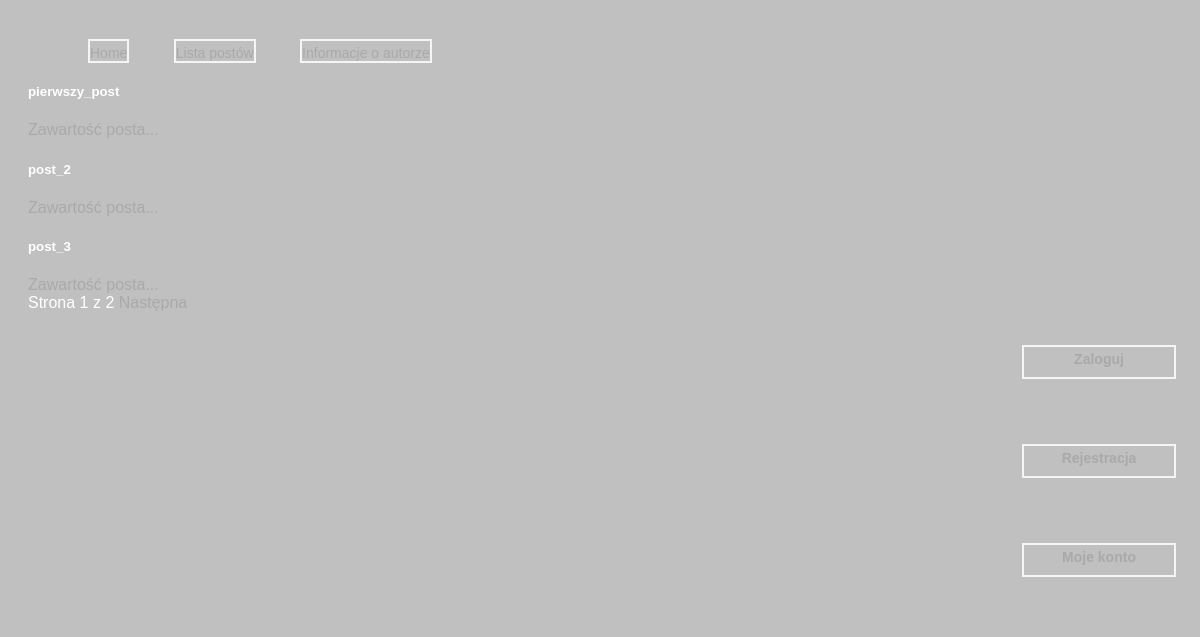
The page /news/news/list/ on the database its author committed.
### news/models.py (models this page shows)
class Post(models.Model):
    STATUSES = (('draft', 'Roboczy'),
                ('published', 'opublikowany'))
    title = models.CharField(max_length=200)
    slug = models.SlugField(max_length=200, unique_for_date='published')
    author = models.ForeignKey(User, related_name='news_posts', on_delete=models.CASCADE)
    content = models.TextField()
    published = models.DateTimeField(default=timezone.now)
    created =  models.DateTimeField(auto_now_add=True)
    updated = models.DateTimeField(auto_now=True)
    status = models.CharField(max_length=10, choices=STATUSES, default='draft')
    def get_absolute_url(self):
        return reverse('post_detail', args=[self.published.year, self.published.month, self.published.day,
                                            self.slug])

### news/views.py (the view)
def post_list(request):
    posts = Post.objects.filter(status='published')
    paginator = Paginator(posts, 3)
    page = request.GET.get('page')
    try:
        posts = paginator.page(page)
    except PageNotAnInteger:
        posts = paginator.page(1)
    except EmptyPage:
        posts = paginator.page(paginator.num_pages)
    return render(request, 'news/post/list.html', {'page' : page ,'posts' : posts})

### templates/news/post/list.html (shortened to what this page needs)
{% extends "news/base.html" %}
{% block content %}
    {% for post in posts %}
        <h5>{{ post.title }}</h5>
        <a href="{{ post.get_absolute_url }}">Zawartość posta...</a>
    {% endfor %}
    {% include "news/pagination.html" with page=posts %}
{% endblock %}

### news/static/css/news.css (style rules this page uses)
body { background: silver }

### templates/news/base.html (style rules this page uses)
body { background-color: silver; color: white; padding: 20px; font-family: Arial, Verdana, sans-serif; }
a:link { color: darkgray; text-decoration: none }

### rows shown on the page
Post: title "pierwszy_post"
Post: title "post_2"
Post: title "post_3"

### other values the page prints
{{ page.number }} "1"
{{ page.paginator.num_pages }} "2"
